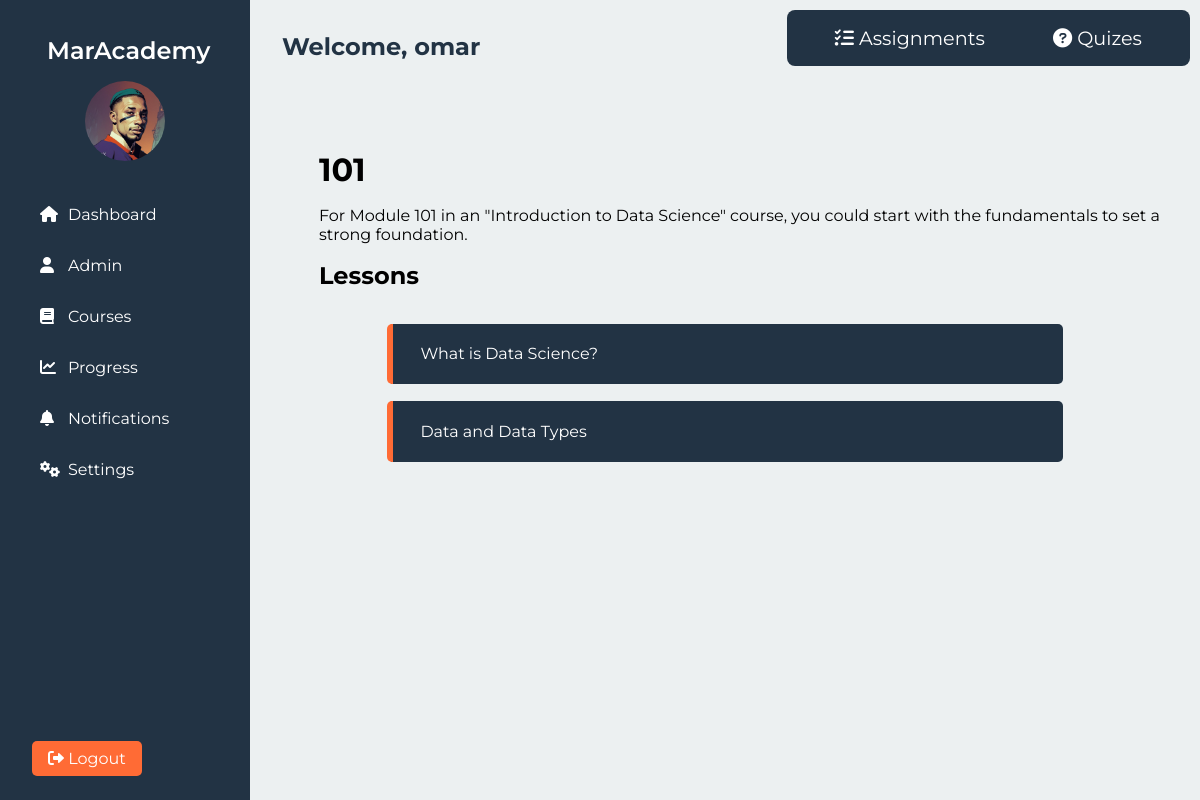
/module/25/ (signed in), run on the app's committed database.
### ourusers/models.py (models this page shows, shortened)
class CustomUser(AbstractUser):
    is_student = models.BooleanField(default=True)
    is_instructor = models.BooleanField(default=False)
    profile_picture = models.ImageField(upload_to='profile_pictures/', blank=True, null=True)

### courses/models.py (models this page shows, shortened)
class Module(models.Model):
    title = models.CharField(max_length=100)
    description = models.TextField()
    image = models.ImageField(upload_to='course_images/', max_length=500, blank=True, null=True)
    course = models.ForeignKey(Course,  related_name='modules', on_delete=models.CASCADE)
    created_at = models.DateTimeField(auto_now_add=True)
    updated_at = models.DateTimeField(auto_now=True)

class Lesson(models.Model):
    module = models.ForeignKey(Module,related_name='lessons', on_delete=models.CASCADE)
    title = models.CharField(max_length=200)
    content = models.TextField()
    description = models.TextField(null=True, blank=True)
    video_url = models.URLField(blank=True, null=True, max_length=3000)
    video_file = models.FileField(upload_to='lesson_videos/', blank=True, null=True)
    image = models.ImageField(upload_to='lesson_images/', blank=True, null=True)

### courses/views.py (the view)
# urls.py: path('module/<int:pk>/', module_details, name='module_details'),
@login_required
def module_details(request, pk):
    module = get_object_or_404(Module, pk=pk)
    course_id = module.course.id
    lessons = Lesson.objects.filter(module=module)
    return render(request, 'courses/module_details.html', {'module': module, 'lessons': lessons, 'course_id': course_id})

### courses/templates/courses/module_details.html (shortened to what this page needs)
{% extends 'ourusers/base.html' %} {% block content %}
<div class="module-container">
  <h1>{{ module.title }}</h1>
  <p>{{ module.description }}</p>
  <h2>Lessons</h2>
  <div class="lessons-grid">
    {% for lesson in module.lessons.all %}
    <a href="{% url 'courses:lesson_details' lesson.pk %}" class="lessons-card">
      <div class="lessons-content">
        <p class="lessons-title">{{ lesson.title }}</p>
      </div>
    </a>
    {% empty %}
    <p>No lessons available</p>
    {% endfor %}
  </div>
</div>
<nav class="nav">
  <div class="nav-links">
    <a href="{% url 'assignments' course_id %}"><i class="fas fa-tasks"></i> Assignments</a>
    <a href="#"><i class="fas fa-question-circle"></i> Quizes</a>
  </div>
</nav>
{% endblock %}

### ourusers/templates/ourusers/base.html (shortened to what this page needs)
{% load static %}
<!DOCTYPE html>
<html lang="en">
  <head>
    <link
      rel="stylesheet"
      href="https://cdnjs.cloudflare.com/ajax/libs/font-awesome/6.0.0-beta3/css/all.min.css"
    />
    <link rel="stylesheet" href="{% static 'css/base.css' %}" />
  </head>
  <body>
    <div class="dashboard-container">
      <aside class="sidebar" id="sidebar">
        <div class="sidebar-header">
          <h2>MarAcademy</h2>
          {% if user.profile_picture %}
          <img
            src="{{ user.profile_picture.url }}"
            alt="{{ user.get_username }}'s profile picture"
            class="user-avatar"
          />
          {% else %}
          <img
            src="{% static 'images/default.webp' %}"
            alt="Default profile picture"
            class="user-avatar"
          />
          {% endif %}
        </div>
        <nav class="sidebar-nav">
          <ul>
            <li
              class="{% if request.resolver_match.url_name == 'dashboard' %}active{% endif %}"
            >
              <a href="{% url 'dashboard' %}"
                ><i class="fas fa-home"></i> Dashboard</a
              >
            </li>
            {% if request.user.is_instructor %}
            <li
              class="{% if request.resolver_match.url_name == 'course_list' %}active{% endif %}"
            >
              <a href="{% url 'courses:course_list' %}"
                ><i class="fas fa-user"></i> Admin</a
              >
            </li>
            {% endif %}
            <li
              class="{% if request.resolver_match.url_name == 'courses' %}active{% endif %}"
            >
              <a href="{% url 'courses:courses' %}"
                ><i class="fas fa-book"></i> Courses</a
              >
            </li>
            <li
              class="{% if request.resolver_match.url_name == 'progress' %}active{% endif %}"
            >
              <a href="{% url 'progress' %}"
                ><i class="fas fa-chart-line"></i> Progress</a
              >
            </li>
            <li
              class="{% if request.resolver_match.url_name == 'notifications' %}active{% endif %}"
            >
              <a href="#"><i class="fas fa-bell"></i> Notifications</a>
            </li>
            <li
              class="{% if request.resolver_match.url_name == 'settings' %}active{% endif %}"
            >
              <a href="#"><i class="fas fa-cogs"></i> Settings</a>
            </li>
          </ul>
        </nav>
        <div class="sidebar-footer">
          <a href="{% url 'logout' %}" class="logout-btn"
            ><i class="fas fa-sign-out-alt"></i> Logout</a
          >
        </div>
      </aside>
      <main class="main-content">
        <header class="main-header">
          <h1>Welcome, {{ user.get_username }}</h1>
        </header>
        {% block content %}{% endblock %}
      </main>
    </div>
  </body>
</html>

### ourusers/static/css/base.css (style rules this page uses)
:root { --dark-blue: #223344; --orange: #ff6b35; --black: #000000; --white: #ffffff; --background-color: #ecf0f1; }
* { margin: 0; padding: 0; box-sizing: border-box; list-style: none; text-decoration: none; box-sizing: border-box; }
body { font-family: "Montserrat", sans-serif; background-color: var(--background-color); color: var(--black); }
.dashboard-container { display: flex; min-height: 100vh; }
.sidebar { width: 250px; background-color: var(--dark-blue); color: var(--white); height: 100vh; position: fixed; left: 0; top: 0; overflow-y: auto; padding: 2rem; display: flex; flex-direction: column; transition: transform 0.3s ease; }
.sidebar-header { text-align: center; margin-bottom: 2rem; }
.sidebar-header h2 { font-size: 1.5rem; font-weight: 600; margin-bottom: 1rem; }
.user-avatar { width: 80px; height: 80px; border-radius: 50%; object-fit: cover; }
.sidebar-nav ul { list-style-type: none; }
.sidebar-nav li { margin-bottom: 1rem; }
.logout-btn { background-color: var(--orange); color: var(--white); border-radius: 5px; padding: 0.5rem 1rem; border: none; font-size: 1rem; cursor: pointer; transition: background-color 0.3s ease; text-decoration: none; }
.sidebar-nav a { color: var(--white); text-decoration: none; display: flex; align-items: center; padding: 0.5rem; border-radius: 5px; transition: background-color 0.3s ease; }
.sidebar-nav i { margin-right: 0.5rem; width: 20px; }
.sidebar-footer { margin-top: auto; }
.main-content { flex-grow: 1; margin-left: 250px; padding: 2rem; overflow-y: auto; min-height: 100vh; }
.main-header { display: flex; justify-content: space-between; align-items: center; margin-bottom: 2rem; }
.main-header h1 { font-size: 1.5rem; color: var(--dark-blue); }
.lesson-container, .module-container { max-width: 900px; margin: 0 auto; padding: 40px 20px; }
.module-container h1, p, h2 { width: 100%; margin: 2%; height: auto; }
.lessons-grid { width: 100%; display: flex; align-items: center; justify-content:flex-start; flex-direction: column; }
.lessons-card { margin-top: 2%; border-radius: 5px; padding: 8px 15px; width: 80%; color: white; background-color: var(--dark-blue); border-left: 6px solid var(--orange); }
.nav { display: flex; padding: 1rem; top: 0; right: 0; position: fixed; background-color: var(--dark-blue) ; z-index: 1; margin: 10px; border-radius: 8px; }
.nav a { margin: 0 2rem; text-decoration: none; color: var(--white); font-size: 1.2rem; z-index: 5000; }

### data on the page
CustomUser: profile_picture (picture), get_username "omar"
Module: title "101", description "For Module 101 in an \"Introduction to Data Science\" course, you could start with the fundamentals to set a strong foundation."
Lesson: title "What is Data Science?"
Lesson: title "Data and Data Types"
